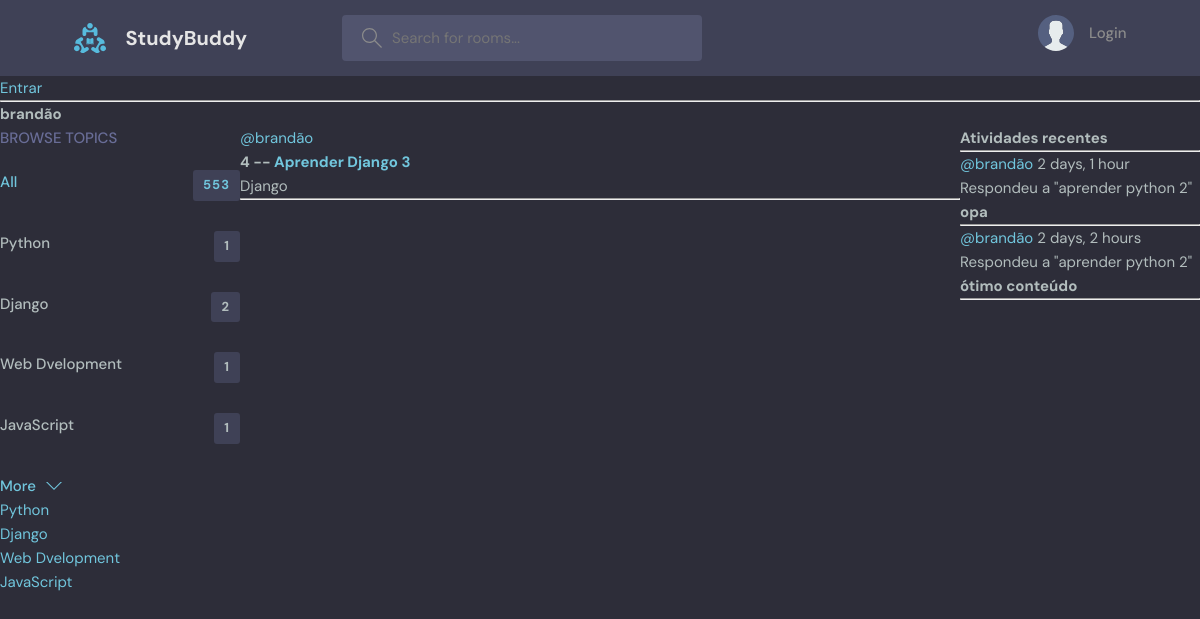
The page /profile/2 on the database its author committed.
### base/models.py (models this page shows, shortened)
class  Topic(models.Model):
    name = models.CharField(max_length=200)

class Room(models.Model):
    host = models.ForeignKey(User, on_delete=models.CASCADE, null=True)
    topic = models.ForeignKey(Topic, on_delete=models.SET_NULL, null=True)
    name = models.CharField(max_length=200)
    discription = models.TextField(null=True, blank=True)
    participants = models.ManyToManyField(
        User, related_name='participants', blank=True)
    updated = models.DateTimeField(auto_now=True)
    created = (models.DateTimeField(auto_now_add=True))
    class Meta:
        ordering = ['-updated', '-created']
    def __str__(self):
        return str(self.name)

class Message(models.Model):
    user = models.ForeignKey(User, on_delete=models.CASCADE)
    room = models.ForeignKey(Room, on_delete=models.CASCADE)
    body = models.TextField()
    updated = models.DateTimeField(auto_now=True)
    created = (models.DateTimeField(auto_now_add=True))
    class Meta:
        ordering = ['-updated', '-created']
    def __str__(self):
        return self.body[0:50]

### base/views.py (the view)
# urls.py: path('profile/<str:pk>', views.userProfile, name="user-profile"),
def userProfile(request, pk):
    user = User.objects.get(id=pk)
    rooms = user.room_set.all()
    room_messages = user.message_set.all()
    topics = Topic.objects.all()
    context = {'user':user, 'rooms':rooms, 'room_messages':room_messages, 'topics':topics}
    return render(request, 'base/profile.html', context)

### base/templates/base/profile.html (shortened to what this page needs)
{% extends 'main.html' %}
{% block content %}
<h1>{{user.username}}</h1>
<div class="profile-container">
    <div>
        {% include 'base/topics_component.html' %}
    </div>
    <div>
        {% include 'base/feed_component.html' %}
    </div>
    <div>
        {% include 'base/activity_component.html' %}
    </div>
</div>
{% endblock content %}

### base/templates/base/topics_component.html
<div class="topics">
    <div class="topics__header">
      <h2>Browse Topics</h2>
    </div>
    <ul class="topics__list">
      <li>
        <a href="{% url 'home' %}" class="active">All <span>553</span></a>
      </li>
      {% for topic in topics %}
      <li>
        <a href="{% url 'home' %}?q={{topic.name}}">{{topic.name}} <span>{{topic.room_set.all.count}}</span></a>
      </li>
      {% endfor %}
    </ul>
    <a class="btn btn--link" href="topics.html">
      More
      <svg version="1.1" xmlns="http://www.w3.org/2000/svg" width="32" height="32" viewBox="0 0 32 32">
        <title>chevron-down</title>
        <path d="M16 21l-13-13h-3l16 16 16-16h-3l-13 13z"></path>
      </svg>
    </a>
  </div>
{% for topic in topics %}
<div>
    <a href="{% url 'home' %}?q={{topic.name}}">{{topic.name}}</a>
</div>
{% endfor %}

### base/templates/base/feed_component.html (shortened to what this page needs)
{% for room in rooms %}
    <div>
        <a href="{% url 'user-profile' room.host.id %}">@{{room.host.username}}</a><br>
        <h3>{{room.id}} -- <a href="{% url 'room' room.id %}">{{room.name}}</a></h3>
        <small>{{room.topic.name}}</small>
        <hr>
    </div>
{% endfor %}

### base/templates/base/activity_component.html (shortened to what this page needs)
<h3>Atividades recentes</h3>
<hr>
{% for message in room_messages  %}
    <div>
        <small><a href="{% url 'user-profile' message.user.id %}">@{{message.user}}</a>    {{message.created|timesince}}</small><br>
        <small>Respondeu a "{{message.room}}"</small>
        <h3>{{message}}</h3>
        <hr>
    </div>
{% endfor %}

### static/styles/style.css (style rules this page uses)
:root { --color-main: #71c6dd; --color-main-light: #e1f6fb; --color-dark: #3f4156; --color-dark-medium: #51546e; --color-dark-light: #696d97; --color-light: #e5e5e5; --color-gray: #8b8b8b; --color-light-gray: #b2bdbd; --color-bg: #2d2d39; --color-success: #5dd693; --color-error: #fc4b0b; }
* { font-family: "DM Sans", -apple-system, BlinkMacSystemFont, "Segoe UI", Roboto, Oxygen, Ubuntu, Cantarell, "Open Sans", "Helvetica Neue", sans-serif; margin: 0; padding: 0; box-sizing: border-box; text-rendering: optimizeLegibility; font-size: inherit; }
html { font-size: 56.25%; }
@media only screen and (min-width: 1200px) { html { font-size: 62.5%; } }
body { line-height: 1.6; font-weight: 400; font-size: 1.5rem; color: var(--color-light-gray); background-color: var(--color-bg); min-height: 100vh; }
a { display: inline-block; color: var(--color-main); text-decoration: none; }
.btn { background-color: transparent; border: none; display: inline-flex; align-items: center; gap: 1rem; cursor: pointer; transition: all ease-in-out 0.3s; padding: 1rem 2rem; border-radius: 5px; box-shadow: 1px 1px 3px 1px rgba(0, 0, 0, 0.15); font-weight: 500; }
.btn--link { border-radius: 0; padding: 0; color: var(--color-main); box-shadow: none; }
.btn > svg { fill: currentColor; width: 1.6rem; height: 1.6rem; }
.topics__header { margin-bottom: 2rem; }
.topics__header h2 { text-transform: uppercase; font-weight: 500; color: var(--color-dark-light); }
.topics__list { list-style: none; }
.topics__list li a { display: flex; justify-content: space-between; margin-bottom: 3rem; font-weight: 500; color: var(--color-light-gray); transition: all 0.3s ease-in-out; }
.topics__list li a.active, .topics__list li a:hover { color: var(--color-main); }
.topics__list li a span { padding: 0.5rem 1rem; background-color: var(--color-dark); border-radius: 3px; font-size: 1.3rem; font-weight: 700; letter-spacing: 1px; }

### base/templates/base/profile.html (style rules this page uses)
.profile-container { display: grid; grid-template-columns: 1fr 3fr 1fr; }

### rows shown on the page
Topic: name "Python", room_set.all.count "1"
Topic: name "Django", room_set.all.count "2"
Topic: name "Web Dvelopment", room_set.all.count "1"
Topic: name "JavaScript", room_set.all.count "1"
Room: host.username "brandão", id "4", name "Aprender Django 3", topic.name "Django"
Message: user "brandão", created "2 days, 1 hour", room "aprender python 2", body "opa"
Message: user "brandão", created "2 days, 2 hours", room "aprender python 2", body "ótimo conteúdo"

### other values the page prints
{{ user.username }} "brandão"
